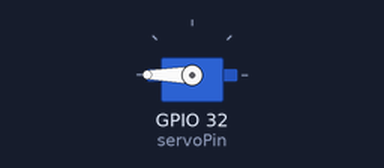
Recording of a sketch running on a simulated ESP32. Shown: servo.

Above: at 0.05 s.
At 1.5 s:
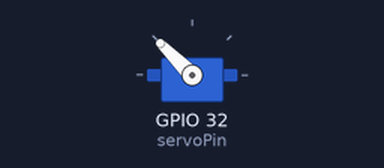
At 3.0 s:
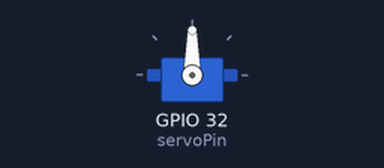
Timing chart, 0 to 6.9 s (numbered marks = the images above):
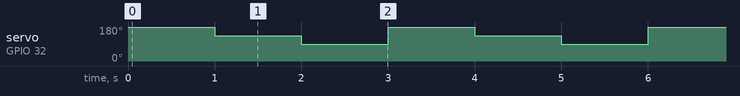

The sketch:

7_2.ino
```cpp
#include <ESP32Servo.h>

Servo myservo;  // 创建舵机对象
const int servoPin = 32; // GPIO32

void setup() {
  myservo.attach(servoPin); // 初始化舵机
}

void loop() {
  myservo.write(180);   // 180°
  delay(1000);
  myservo.write(135);   // 135°
  delay(1000);
  myservo.write(90);    // 90°
  delay(1000);
}
```

Measured:
- by itself, servo on GPIO 32 (servoPin): repeats every 3.0 s: 90° 1.0 s, 180° 1.0 s, 135° 1.0 s
